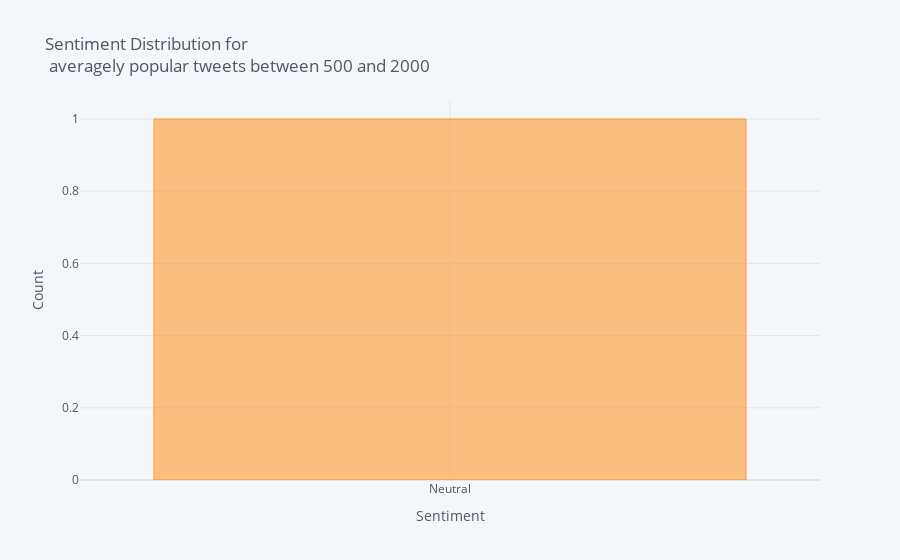

Source (notebook cell):
### Markdown cell above
Average Popularity:

### Code cell
df_average = df[(df['Retweets'] <= 2000) & (df['Retweets'] >=500)]
df_average['Sentiment'].value_counts().iplot(kind='bar', xTitle='Sentiment',
                                    yTitle='Count', title = ('Sentiment Distribution for <br> averagely popular tweets between 500 and 2000'))

### Figure 1 — Plotly figure (JSON) as saved in the notebook; plotly's stock layout.template omitted (floating-point values rounded to 4 significant figures)
{"data": [{"marker": {"color": "rgba(255, 153, 51, 0.6)", "line": {"color": "rgba(255, 153, 51, 1.0)", "width": 1}}, "name": "Sentiment", "orientation": "v", "text": "", "type": "bar", "x": ["Neutral"], "y": [1]}], "layout": {"legend": {"bgcolor": "#F5F6F9", "font": {"color": "#4D5663"}}, "paper_bgcolor": "#F5F6F9", "plot_bgcolor": "#F5F6F9", "title": {"font": {"color": "#4D5663"}, "text": "Sentiment Distribution for <br> averagely popular tweets between 500 and 2000"}, "xaxis": {"gridcolor": "#E1E5ED", "showgrid": true, "tickfont": {"color": "#4D5663"}, "title": {"font": {"color": "#4D5663"}, "text": "Sentiment"}, "zerolinecolor": "#E1E5ED"}, "yaxis": {"gridcolor": "#E1E5ED", "showgrid": true, "tickfont": {"color": "#4D5663"}, "title": {"font": {"color": "#4D5663"}, "text": "Count"}, "zerolinecolor": "#E1E5ED"}}}
